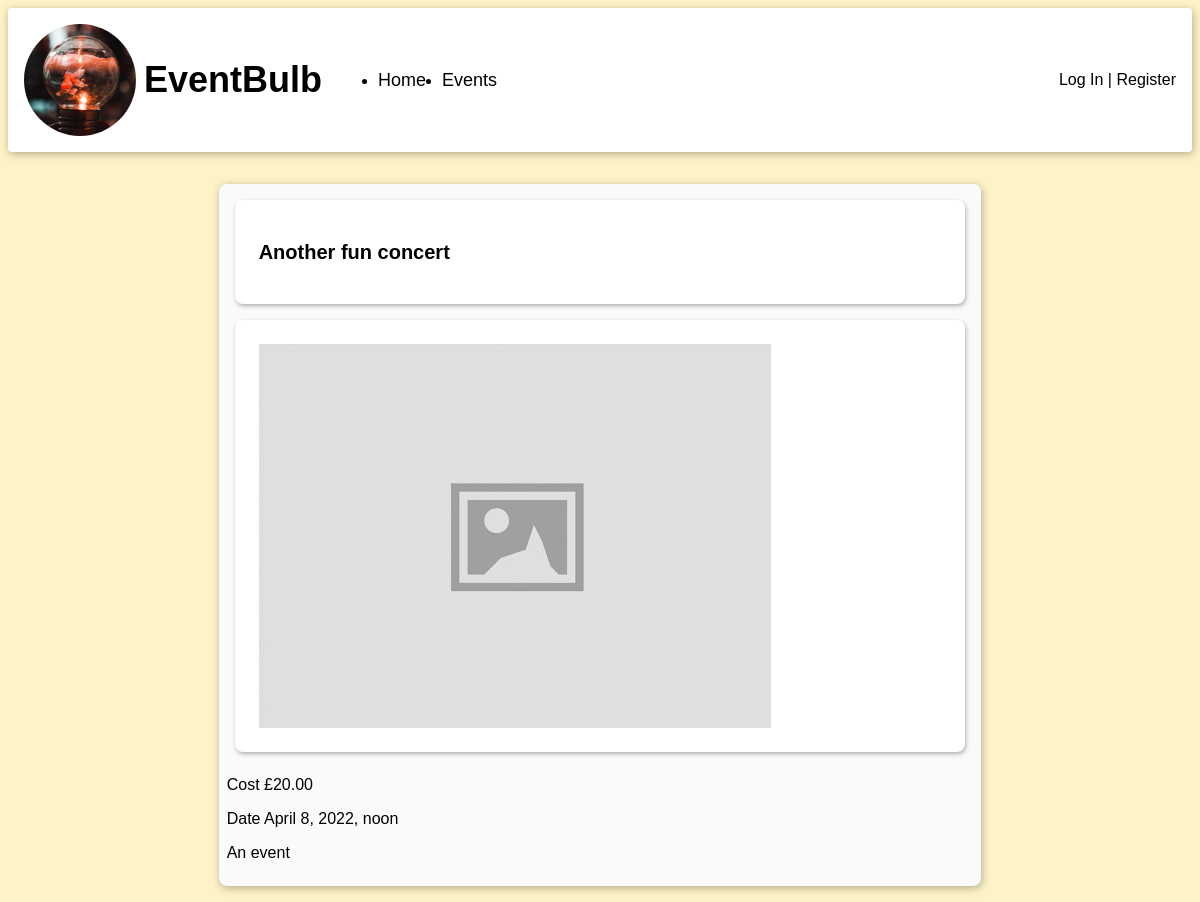
The page /events/3/ on the database its author committed.
### events/models.py (models this page shows)
class Event(models.Model):
    title = models.CharField(max_length=255)
    datetime = models.DateTimeField(auto_now=False, auto_now_add=False)
    description = models.TextField()
    cost = models.DecimalField(max_digits=6, decimal_places=2)

### events/views.py (the view)
# urls.py: path('<int:id>/', views.details, name="events_details"),
def details(request, id):
    event = get_object_or_404(Event, id=id)
    return render(request, 'events/details.html', {'event':event})

### templates/events/details.html (shortened to what this page needs)
{% extends 'base.html' %}
{% load static %}
{% block content %}
<main class="wrap-content">
    <div class="card-background two-thirds-width">
      <section class="card">
        <div class="">
          <h2 class="">{{event.title}}</h2>
        </div>
      </section>
      <section class="card landing-text-container">
        <img src="{% static 'images/image_placeholder.jpg' %}" alt="Missing Image">
      </section>
      <section class="">
        <p class="">Cost £{{event.cost}}</p>
        <p class="">Date {{event.datetime}}</p>
        <p>{{event.description}}</p>
      </section>
      </div>
  </main>
  {% endblock content %}

### static/css/style.css (style rules this page uses)
:root { --shadow: 1px 2px 8px rgba(0,0,0,0.3); --shadow-small: 1px 2px 4px rgba(0,0,0,0.3); --yellow : #FEF3C7; --yellow-accent: #FDE68A; --gray: #E5E7EB; --gray-accent: #D1D5DB; --gray-light: #F9FAFB; --red: #FECACA; --red-accent: #FCA5A5; }
body { background-color: var(--yellow); display: flex; flex-direction: column; height: 100vh; font-family: 'Montserrat', Helvetica, Arial, sans-serif; }
h2 { font-size: 1.25rem; }
main { margin: 1rem; padding: 1rem; display: grid; gap: 1rem; flex-grow: 1; flex-shrink: 1; }
.card-background { background-color: var(--gray-light); padding: 0.5rem; box-shadow: var(--shadow); border-radius: 0.5rem; display: flex; flex-direction: column; }
.card { margin: 0.5rem; padding: 1.5rem; background-color: white; border-radius: 0.5rem; box-shadow: var(--shadow-small) }
.wrap-content { align-items: flex-start; flex-grow: 0; }
.two-thirds-width { justify-self: center; width: 66.666666%; }
.landing-text-container { display: flex; flex-grow: 1; }

### rows shown on the page
Event: title "Another fun concert", cost "20.00", datetime "April 8, 2022, noon", description "An event"
